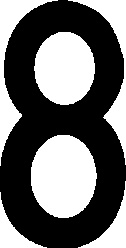
#> input picture assets/font_model/140_8.jpg, 126 x 248 px; its folder holds only this picture in this run
$ python generate_multi_plate.py
#> lines starting #> are read from the running program, lines starting #| are printed output that depends on the picture
### assets/plate_number.py
# -*- coding: utf-8 -*-
import numpy as np
import cv2, os
from glob import glob

# 省份
provinces = ["京", "津", "冀", "晋", "蒙", "辽", "吉", "黑", "沪",
             "苏", "浙", "皖", "闽", "赣", "鲁", "豫", "鄂", "湘",
             "粤", "桂", "琼", "渝", "川", "贵", "云", "藏", "陕",
             "甘", "青", "宁", "新"]

# "港", "澳", "使", "领", "学", "警", "挂"]
digits = ['{}'.format(x + 1) for x in range(9)] + ['0']

# 英文，没有I、O两个字符
letters = [chr(x + ord('A')) for x in range(26) if not chr(x + ord('A')) in ['I', 'O']]
# print('letters', digits + letters)

# 随机选取
def random_select(data):
    return data[np.random.randint(len(data))]

# 蓝牌
def generate_plate_number_blue(length=7):
    plate = random_select(provinces)
    for i in range(length - 1):
        plate += random_select(digits + letters)
    return plate

# 黄色挂车
def generate_plate_number_yellow_gua():
    plate = generate_plate_number_blue()
    return plate[:6] + '挂'

# 教练车
def generate_plate_number_yellow_xue():
    plate = generate_plate_number_blue()
    return plate[:6] + '学'

# 白色警车、军车
# [8 lines left out: function generate_plate_number_white, not called in this run]


def generate_plate_number_black_gangao():
    plate = generate_plate_number_blue()
    return '粤' + plate[1:6] + random_select(["港", "澳"])


def generate_plate_number_black_ling():
    plate = generate_plate_number_blue()
    return plate[:6] + '领'


def generate_plate_number_black_shi():
    plate = generate_plate_number_blue()
    return '使' + plate[1:]


# [5 lines left out: function board_bbox, not called in this run]

# [2 lines that do not run on import are left out]

### assets/generate_multi_plate.py
import numpy as np
import cv2, os, argparse
from glob import glob
from tqdm import tqdm

from plate_number import random_select, generate_plate_number_white, generate_plate_number_yellow_xue
from plate_number import generate_plate_number_black_gangao, generate_plate_number_black_shi, generate_plate_number_black_ling
from plate_number import generate_plate_number_blue, generate_plate_number_yellow_gua
from plate_number import letters, digits

from PIL import Image
import sys

def get_location_data(length=7, split_id=1, height=140):
    """
    获取车牌号码在底牌中的位置
    length: 车牌字符数，7或者8，7为普通车牌、8为新能源车牌
    split_id: 分割空隙
    height: 车牌高度，对应单层和双层车牌
    """
    # 字符位置
    location_xy = np.zeros((length, 4), dtype=np.int32)

    # 单层车牌高度
    if height == 140:
        # 单层车牌，y轴坐标固定
        location_xy[:, 1] = 25
        location_xy[:, 3] = 115
        # 螺栓间隔
        step_split = 34 if length == 7 else 49
        # 字符间隔
        step_font = 12 if length == 7 else 9

        # 字符宽度
        width_font = 45
        for i in range(length):
            if i == 0:
                location_xy[i, 0] = 15
            elif i == split_id:
                location_xy[i, 0] = location_xy[i - 1, 2] + step_split
            else:
                location_xy[i, 0] = location_xy[i - 1, 2] + step_font
            # 新能源车牌
            if length == 8 and i > 0:
                width_font = 43
            location_xy[i, 2] = location_xy[i, 0] + width_font
    else:
        # 双层车牌第一层
        location_xy[0, :] = [110, 15, 190, 75]
        location_xy[1, :] = [250, 15, 330, 75]

        # 第二层
        width_font = 65
        step_font = 15
        for i in range(2, length):
            location_xy[i, 1] = 90
            location_xy[i, 3] = 200
            if i == 2:
                location_xy[i, 0] = 27
            else:
                location_xy[i, 0] = location_xy[i - 1, 2] + step_font
            location_xy[i, 2] = location_xy[i, 0] + width_font

    return location_xy


# 字符贴上底板
# [12 lines left out: function copy_to_image_multi, not called in this run]


class MultiPlateGenerator:
    def __init__(self, adr_plate_model, adr_font):
        # 获取脚本文件所在目录
#> called with adr_plate_model = 'plate_model', adr_font = 'font_model'
        script_dir = os.path.dirname(os.path.abspath(__file__))
        # 车牌底板路径
        self.adr_plate_model = os.path.join(script_dir, adr_plate_model)
        # 车牌字符路径
        self.adr_font = os.path.join(script_dir, adr_font)

        # 车牌字符图片，预存处理
        self.font_imgs = {}
        font_filenames = glob(os.path.join(self.adr_font, '*jpg'))
        for font_filename in font_filenames:
            font_img = cv2.imdecode(np.fromfile(font_filename, dtype=np.uint8), 0)
#> font_img is the input picture: shape (248, 126); min 0, max 255, mean 108.3

            if '140' in font_filename:
                font_img = cv2.resize(font_img, (45, 90))
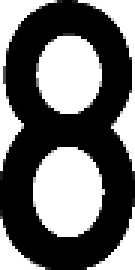
#> font_img: shape (90, 45) (shown 3 times larger); min 0, max 255, mean 108.4
            elif '220' in font_filename:
                font_img = cv2.resize(font_img, (65, 110))
            elif font_filename.split('_')[-1].split('.')[0] in letters + digits:
                font_img = cv2.resize(font_img, (43, 90))
            self.font_imgs[os.path.basename(font_filename).split('.')[0]] = font_img

        # 字符位置
        self.location_xys = {}
        for i in [7, 8]:
            for j in [1, 2, 4]:
                for k in [140, 220]:
                    self.location_xys['{}_{}_{}'.format(i, j, k)] = \
                        get_location_data(length=i, split_id=j, height=k)

    # 获取字符位置
    def get_location_multi(self, plate_number, height=140):
        length = len(plate_number)
        if '警' in plate_number:
            split_id = 1
        elif '使' in plate_number:
            split_id = 4
        else:
            split_id = 2
        return self.location_xys['{}_{}_{}'.format(length, split_id, height)]

    # 随机生成车牌号码，获取底板颜色、单双层
    def generate_plate_number(self):
        rate = np.random.random(1)
        if rate > 0.4:
            # 蓝牌
            plate_number = generate_plate_number_blue(length=random_select([7, 8]))
        else:
            # 白牌、黄牌教练车、黄牌挂车、黑色港澳、黑色使、领馆
            generate_plate_number_funcs = [generate_plate_number_white,
                                           generate_plate_number_yellow_xue,
                                           generate_plate_number_yellow_gua,
                                           generate_plate_number_black_gangao,
                                           generate_plate_number_black_shi,
                                           generate_plate_number_black_ling]
            plate_number = random_select(generate_plate_number_funcs)()

        # 车牌底板颜色
        bg_color = random_select(['blue'] + ['yellow'])

        if len(plate_number) == 8:
            bg_color = random_select(['green_car'] * 10 + ['green_truck'])
        elif len(set(plate_number) & set(['使', '领', '港', '澳'])) > 0:
            bg_color = 'black'
        elif '警' in plate_number or plate_number[0] in letters:
            bg_color = 'white'
        elif len(set(plate_number) & set(['学', '挂'])) > 0:
            bg_color = 'yellow'

        is_double = random_select([False] + [True] * 3)

        if '使' in plate_number:
            bg_color = 'black_shi'

        if '挂' in plate_number:
            # 挂车双层
            is_double = True
        elif len(set(plate_number) & set(['使', '领', '港', '澳', '学', '警'])) > 0 \
                or len(plate_number) == 8 or bg_color == 'blue':
            # 使领港澳学警、新能源、蓝色都是单层
            is_double = False

        # special，首字符为字母、单层则是军车
        if plate_number[0] in letters and not is_double:
            bg_color = 'white_army'

        return plate_number, bg_color, is_double

    # 随机生成车牌图片
    def generate_plate(self, enhance=False):
#> called with enhance = False
        plate_number, bg_color, is_double = self.generate_plate_number()
        height = 220 if is_double else 140

        # 获取底板图片
        # print(plate_number, height, bg_color, is_double)
        number_xy = self.get_location_multi(plate_number, height)
        plate_model_path = os.path.join(self.adr_plate_model, '{}_{}.PNG'.format(bg_color, height))

        # 检查文件是否存在
        if not os.path.exists(plate_model_path):
            print(f"错误：找不到车牌底板文件: {plate_model_path}")
            print(f"当前车牌信息: 号码={plate_number}, 颜色={bg_color}, 双层={is_double}, 高度={height}")
            print(f"可用的底板文件:")
            for file in os.listdir(self.adr_plate_model):
                if file.endswith('.PNG'):
                    print(f"  - {file}")
            raise FileNotFoundError(f"找不到车牌底板文件: {plate_model_path}")

        img_plate_model = cv2.imread(plate_model_path)
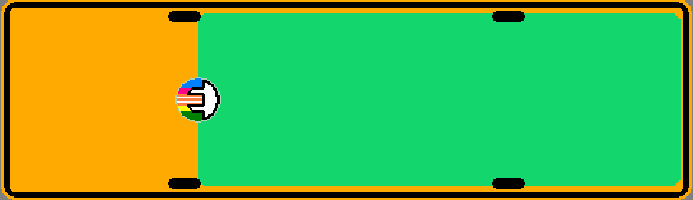
#> input picture assets/plate_model/green_truck_140.PNG, 693 x 200 px
#> img_plate_model is the input picture: shape (200, 693, 3); mean B, G, R 66.6, 181.9, 91.6
        if img_plate_model is None:
            raise ValueError(f"无法读取车牌底板文件: {plate_model_path}")

        img_plate_model = cv2.resize(img_plate_model, (440 if len(plate_number) == 7 else 480, height))
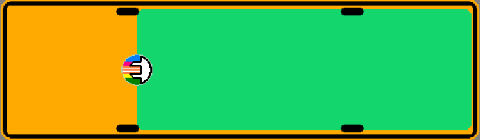
#> img_plate_model: shape (140, 480, 3); mean B, G, R 66.6, 181.7, 91.3

        font_img_mask = np.zeros_like(img_plate_model)
        font_img_mask[:] = [255,0,0] #

        for i in range(len(plate_number)):
            if len(plate_number) == 8:
                # 新能源
                font_img = self.font_imgs['green_{}'.format(plate_number[i])]
            else:
                if '{}_{}'.format(height, plate_number[i]) in self.font_imgs:
                    font_img = self.font_imgs['{}_{}'.format(height, plate_number[i])]
                else:
                    # 双层车牌字体库
                    if i < 2:
                        font_img = self.font_imgs['220_up_{}'.format(plate_number[i])]
                    else:
                        font_img = self.font_imgs['220_down_{}'.format(plate_number[i])]

            # 字符是否红色
            if (i == 0 and plate_number[0] in letters) or plate_number[i] in ['警', '使', '领']:
                is_red = True
            elif i == 1 and plate_number[0] in letters and np.random.random(1) > 0.5:
                # second letter of army plate
                is_red = True
            else:
                is_red = False

            if enhance:
                k = np.random.randint(1, 6)
                kernel = np.ones((k, k), np.uint8)
                if np.random.random(1) > 0.5:
                    font_img = np.copy(cv2.erode(font_img, kernel, iterations=1))
                else:
                    font_img = np.copy(cv2.dilate(font_img, kernel, iterations=1))

            # 贴上底板
            img_plate_model = copy_to_image_multi(img_plate_model, font_img,
                                                  number_xy[i, :], bg_color, is_red)

            font_img_mask = copy_to_image_multi(font_img_mask, font_img,
                                                  number_xy[i, :], bg_color, is_red)
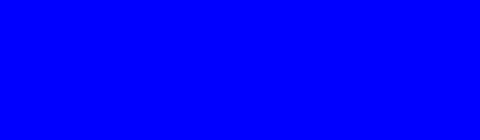
#> font_img_mask: shape (140, 480, 3); mean B, G, R 255, 0, 0

        img_plate_model = cv2.blur(img_plate_model, (3, 3))

        return img_plate_model, font_img_mask, number_xy, plate_number, bg_color, is_double

    # [66 lines left out: function generate_plate_special, not called in this run]


def parse_args():
    parser = argparse.ArgumentParser(description='中国车牌生成器')
    parser.add_argument('--number', default=10, type=int, help='生成车牌数量')
    saved_dir = os.path.join(os.path.dirname(os.path.abspath(__file__)), 'plates_base')
    parser.add_argument('--save-adr', default=saved_dir, help='车牌保存路径')
    parser.add_argument('--double', default=False, type=bool, help='是否仅仅生成双层车牌')
    args = parser.parse_args()
    return args


def mkdir(path):
    try:
        os.makedirs(path)
    except:
        pass


if __name__ == '__main__':

    args = parse_args()
    if len(sys.argv) == 1:
        # set default value
        args.number = 500
        # 重置保存目录，删除已存在的数据
        import shutil
        if os.path.exists(args.save_adr):
            shutil.rmtree(args.save_adr)
        args.double = False


    print(args)
    # 随机生成车牌
    print('save in {}'.format(args.save_adr))

    mkdir(args.save_adr)
    generator = MultiPlateGenerator('plate_model', 'font_model')
    save_dir = args.save_adr
    for i in tqdm(range(args.number)):

        is_enhanced = random_select([False] * 9 + [True])

#> (the run stopped early here; a loop or call above may not have finished)
